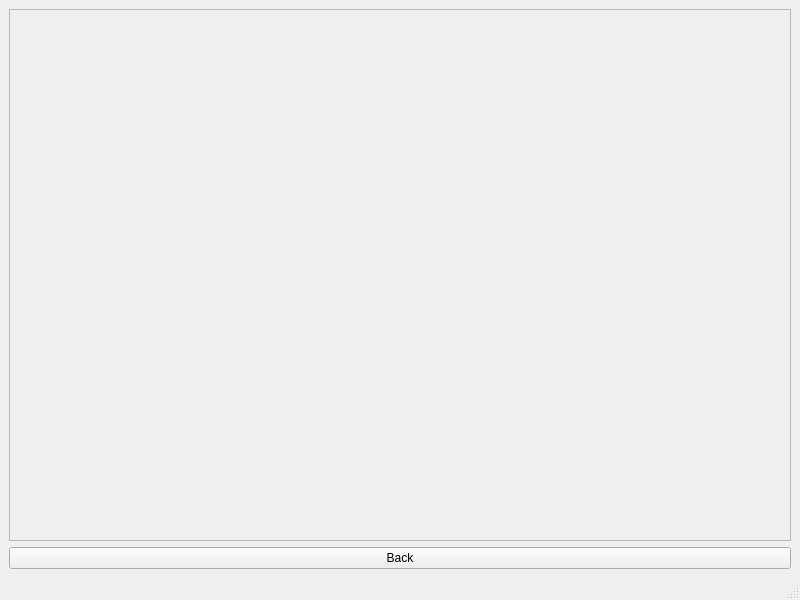
<?xml version="1.0" encoding="UTF-8"?>
<ui version="4.0">
 <class>ManagerMainWindow</class>
 <widget class="QMainWindow" name="ManagerMainWindow">
  <property name="geometry">
   <rect>
    <x>0</x>
    <y>0</y>
    <width>800</width>
    <height>600</height>
   </rect>
  </property>
  <property name="windowTitle">
   <string>MainWindow</string>
  </property>
  <widget class="QWidget" name="centralwidget">
   <layout class="QVBoxLayout" name="verticalLayout">
    <item>
     <widget class="QScrollArea" name="scrollArea">
      <property name="widgetResizable">
       <bool>true</bool>
      </property>
      <widget class="QWidget" name="scrollAreaWidgetContents">
       <property name="geometry">
        <rect>
         <x>0</x>
         <y>0</y>
         <width>776</width>
         <height>516</height>
        </rect>
       </property>
      </widget>
     </widget>
    </item>
    <item>
     <widget class="QPushButton" name="BackButton">
      <property name="text">
       <string>Back</string>
      </property>
     </widget>
    </item>
   </layout>
  </widget>
  <widget class="QStatusBar" name="statusbar"/>
 </widget>
 <resources/>
 <connections/>
</ui>
